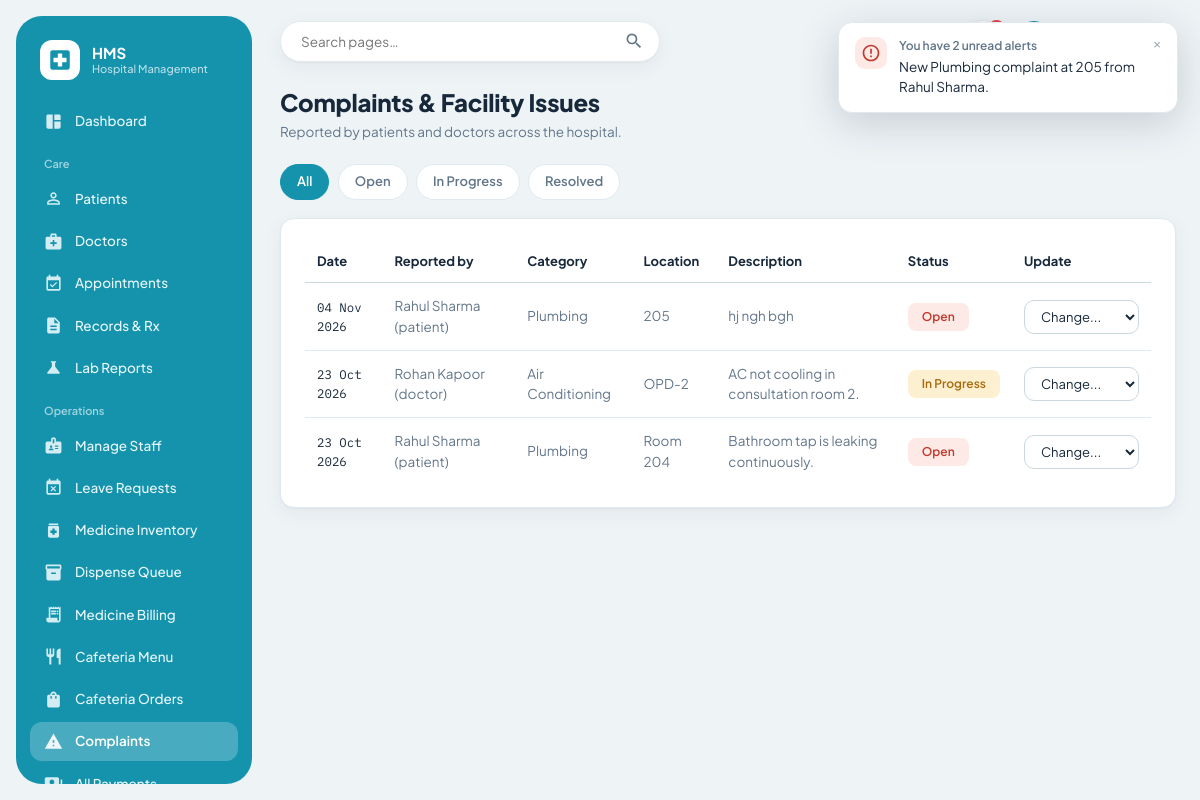
/complaints/admin (signed in), run on the app's committed database.
### models.py (models this page shows, shortened)
class Complaint(db.Model):
    __tablename__ = "complaints"
    id = db.Column(db.Integer, primary_key=True)
    user_id = db.Column(db.Integer, db.ForeignKey("users.id"), nullable=False)
    category = db.Column(db.String(60), nullable=False)
    location = db.Column(db.String(120), nullable=False)  # e.g. "Room 204", "Ward 3", "OPD Corridor"
    description = db.Column(db.Text, nullable=False)
    status = db.Column(db.String(20), default="Open")  # Open / In Progress / Resolved
    created_at = db.Column(db.DateTime, default=datetime.utcnow)
    resolved_at = db.Column(db.DateTime, nullable=True)
    user = db.relationship("User", backref="complaints")

class User(db.Model):
    __tablename__ = "users"
    id = db.Column(db.Integer, primary_key=True)
    name = db.Column(db.String(120), nullable=False)
    email = db.Column(db.String(160), unique=True, nullable=False)
    password_hash = db.Column(db.String(255), nullable=False)
    role = db.Column(db.String(20), nullable=False)  # patient / doctor / admin / pharmacy
    phone = db.Column(db.String(20))
    created_at = db.Column(db.DateTime, default=datetime.utcnow)
    patient_id = db.Column(db.Integer, db.ForeignKey("patients.id"), nullable=True)
    doctor_id = db.Column(db.Integer, db.ForeignKey("doctors.id"), nullable=True)
    patient_profile = db.relationship("Patient", backref=db.backref("user_account", uselist=False), uselist=False,
                                       foreign_keys=[patient_id])
    doctor_profile = db.relationship("Doctor", backref=db.backref("user_account", uselist=False), uselist=False,
                                      foreign_keys=[doctor_id])

### routes/complaints.py (the view)
@complaints_bp.route("/admin")
@login_required(roles=["admin"])
def admin_complaints():
    status = request.args.get("status", "")
    query = Complaint.query
    if status:
        query = query.filter_by(status=status)
    complaints = query.order_by(Complaint.created_at.desc()).all()
    return render_template("complaints/admin_list.html", complaints=complaints, status=status)

### routes/auth_utils.py (called while the page is built)
def get_current_user():
    if "user_id" not in session:
        return None
    if not hasattr(g, "_current_user"):
        g._current_user = User.query.get(session["user_id"])
    return g._current_user

def login_required(roles=None):
    def decorator(view_func):
        @wraps(view_func)
        def wrapped(*args, **kwargs):
            user = get_current_user()
            if user is None:
                flash("Please log in to continue.", "error")
                return redirect(url_for("auth.portal"))
            if roles and user.role not in roles:
                flash("You don't have access to that page.", "error")
                return redirect(url_for("auth.dashboard_redirect"))
            return view_func(*args, **kwargs)
        return wrapped
    return decorator

### templates/complaints/admin_list.html (shortened to what this page needs)
{% extends "base.html" %}
{% block content %}
<div class="page-header">
  <div>
    <h2>Complaints &amp; Facility Issues</h2>
    <p class="subtitle">Reported by patients and doctors across the hospital.</p>
  </div>
</div>
<div class="toolbar">
  <div>
    <a class="filter-chip {{ 'active' if not status }}" href="{{ url_for('complaints.admin_complaints') }}">All</a>
    <a class="filter-chip {{ 'active' if status == 'Open' }}" href="{{ url_for('complaints.admin_complaints', status='Open') }}">Open</a>
    <a class="filter-chip {{ 'active' if status == 'In Progress' }}" href="{{ url_for('complaints.admin_complaints', status='In Progress') }}">In Progress</a>
    <a class="filter-chip {{ 'active' if status == 'Resolved' }}" href="{{ url_for('complaints.admin_complaints', status='Resolved') }}">Resolved</a>
  </div>
</div>
<div class="panel">
  <table>
    <thead><tr><th>Date</th><th>Reported by</th><th>Category</th><th>Location</th><th>Description</th><th>Status</th><th>Update</th></tr></thead>
    <tbody>
      {% for c in complaints %}
      <tr>
        <td class="mono">{{ c.created_at.strftime('%d %b %Y') }}</td>
        <td>{{ c.user.name }} <span class="text-muted">({{ c.user.role }})</span></td>
        <td>{{ c.category }}</td>
        <td>{{ c.location }}</td>
        <td class="text-muted">{{ c.description }}</td>
        <td><span class="badge {{ 'badge-alert' if c.status == 'Open' else ('badge-warn' if c.status == 'In Progress' else 'badge-completed') }}">{{ c.status }}</span></td>
        <td>
          <form method="post" action="{{ url_for('complaints.admin_update_status', complaint_id=c.id) }}">
            <select name="status" onchange="this.form.submit()">
              <option value="">Change...</option>
            </select>
          </form>
        </td>
      </tr>
      {% else %}
      <tr class="empty-row"><td colspan="7">No complaints match this view.</td></tr>
      {% endfor %}
    </tbody>
  </table>
</div>
{% endblock %}

### static/css/style.css (style rules this page uses)
:root { --bg: #EEF3F6; --panel: #FFFFFF; --panel-soft: #F6FAFB; --ink: #17283A; --muted-ink: #62768A; --faint-ink: #93A3B3; --primary: #1593AD; --primary-dark: #0F7A91; --primary-soft: #E2F3F7; --primary-ink: #0B5E70; --sidebar: #1593AD; --sidebar-ink: #E8F7FA; --sidebar-active: rgba(255, 255, 255, 0.22); --border: #E1E9EE; --border-strong: #CBD7DF; --alert: #C0392B; --alert-bg: #FDE9E6; --alert-border: #F4C6BF; --success: #228B5B; --success-bg: #DDF5E7; --success-border: #B7E6CB; --warn: #A9690B; --warn-bg: #FDF0D0; --warn-border: #F2DB9C; --info-bg: #E2F3F7; --info: #0F7A91; --radius: 14px; --radius-sm: 10px; --shadow: 0 1px 2px rgba(23, 40, 58, 0.04), 0 6px 20px rgba(23, 40, 58, 0.05); --shadow-pop: 0 10px 40px rgba(23, 40, 58, 0.18); --font-ui: "Plus Jakarta Sans", "Nunito Sans", -apple-system, "Segoe UI", system-ui, sans-serif; --font-mono: "IBM Plex Mono", "SFMono-Regular", Menlo, Consolas, monospace; }
* { box-sizing: border-box; }
html, body { margin: 0; padding: 0; background: var(--bg); color: var(--ink); font-family: var(--font-ui); font-size: 14.5px; line-height: 1.5; -webkit-font-smoothing: antialiased; }
a { color: var(--primary-dark); text-decoration: none; }
.page-header { display: flex; align-items: center; justify-content: space-between; margin-bottom: 22px; gap: 16px; flex-wrap: wrap; }
.page-header h2 { font-size: 24px; font-weight: 800; margin: 0 0 2px; letter-spacing: -0.01em; }
.page-header .subtitle { color: var(--muted-ink); font-size: 13.5px; margin: 0; max-width: 640px; }
.panel { background: var(--panel); border: 1px solid var(--border); border-radius: var(--radius); padding: 22px 24px; box-shadow: var(--shadow); }
table { width: 100%; border-collapse: collapse; font-size: 13.5px; }
thead th { text-align: left; font-weight: 700; color: var(--ink); font-size: 13px; padding: 11px 12px; border-bottom: 1px solid var(--border-strong); white-space: nowrap; }
tbody td { padding: 13px 12px; border-bottom: 1px solid var(--border); vertical-align: middle; color: var(--muted-ink); }
tbody td:first-child, tbody td a { color: inherit; }
tbody tr:last-child td { border-bottom: 0; }
.panel > table, .panel { overflow-x: auto; }
.mono { font-family: var(--font-mono); font-size: 0.92em; }
.badge { display: inline-block; padding: 4px 13px; border-radius: 8px; font-size: 12px; font-weight: 600; border: 1px solid transparent; white-space: nowrap; }
.badge-alert { background: var(--alert-bg); color: var(--alert); }
.badge-warn { background: var(--warn-bg); color: var(--warn); }
.field input, .field select, .field textarea, select, input[type="text"].plain { width: 100%; padding: 11px 14px; border: 1px solid var(--border-strong); border-radius: var(--radius-sm); font-family: inherit; font-size: 14px; color: var(--ink); background: var(--panel); }
select { width: auto; padding: 7px 12px; border: 1px solid var(--border-strong); border-radius: 10px; background: var(--panel); color: var(--ink); font-family: inherit; font-size: 13px; }
.toolbar { display: flex; justify-content: space-between; align-items: center; gap: 12px; margin-bottom: 18px; flex-wrap: wrap; }
.filter-chip { display: inline-block; padding: 7px 16px; border-radius: 999px; border: 1px solid var(--border); background: var(--panel); font-size: 13px; font-weight: 600; color: var(--muted-ink); margin-right: 6px; }
.filter-chip.active { background: var(--primary); color: #fff; border-color: var(--primary); }
.text-muted { color: var(--muted-ink); }

### data on the page
Complaint: created_at "04 Nov 2026", user.name "Rahul Sharma", user.role "patient", category "Plumbing", location "205", description "hj ngh bgh", status "Open"
Complaint: created_at "23 Oct 2026", user.name "Rohan Kapoor", user.role "doctor", category "Air Conditioning", location "OPD-2", description "AC not cooling in consultation room 2.", status "In Progress"
Complaint: created_at "23 Oct 2026", user.name "Rahul Sharma", user.role "patient", category "Plumbing", location "Room 204", description "Bathroom tap is leaking continuously.", status "Open"
